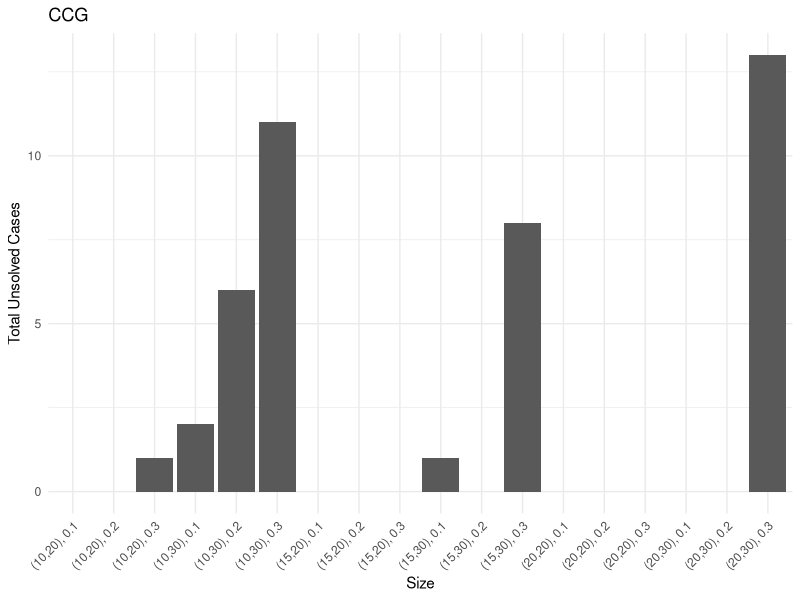
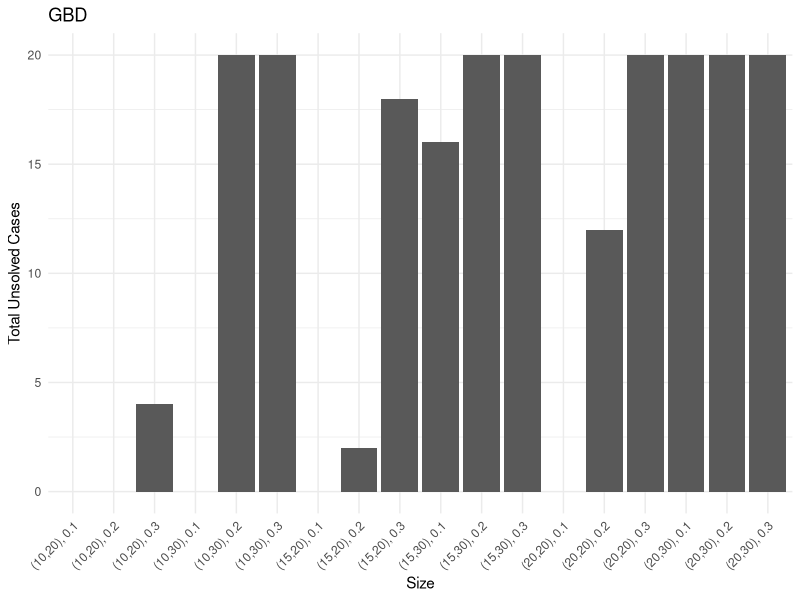
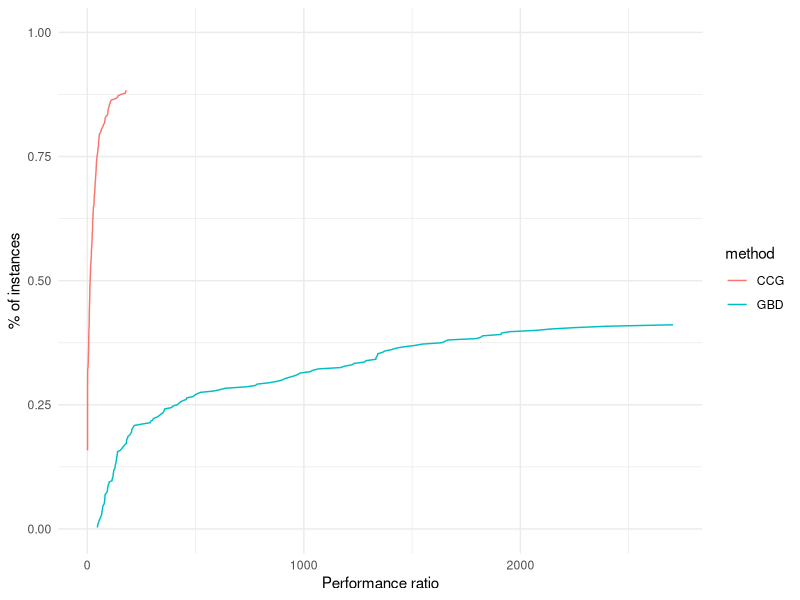
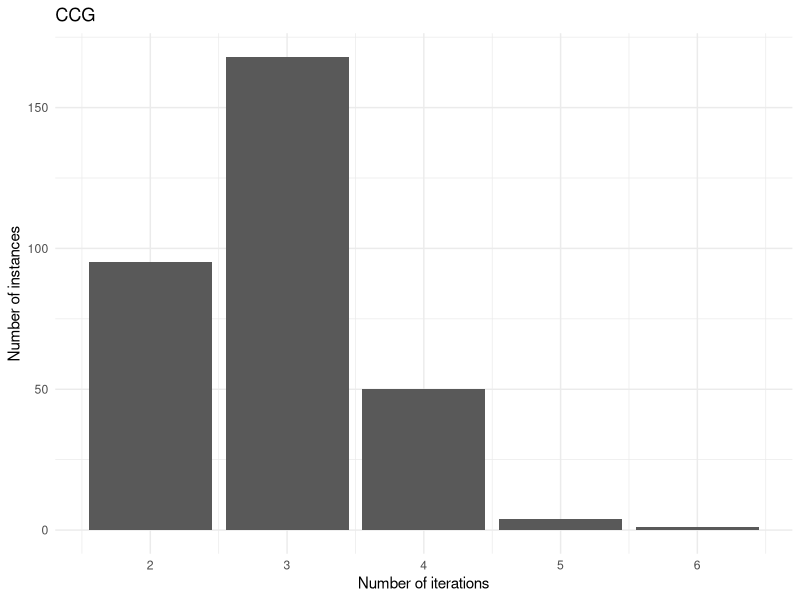
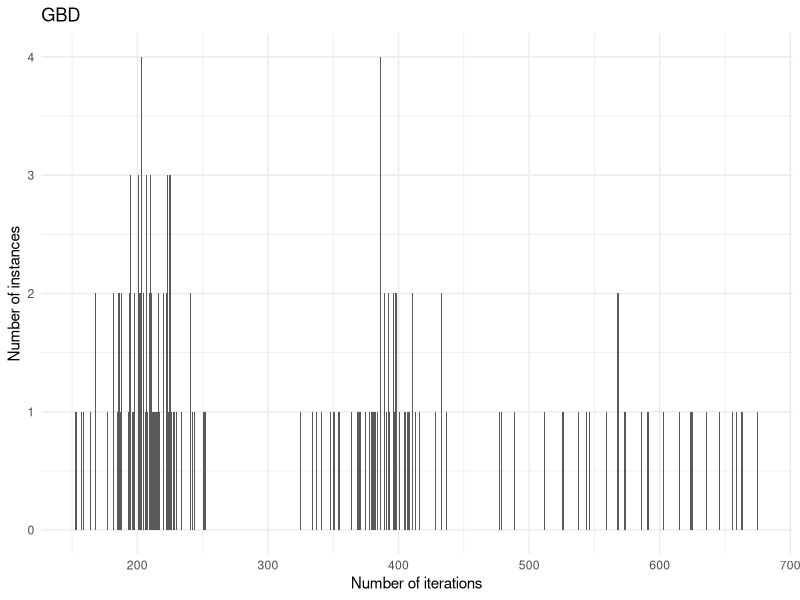
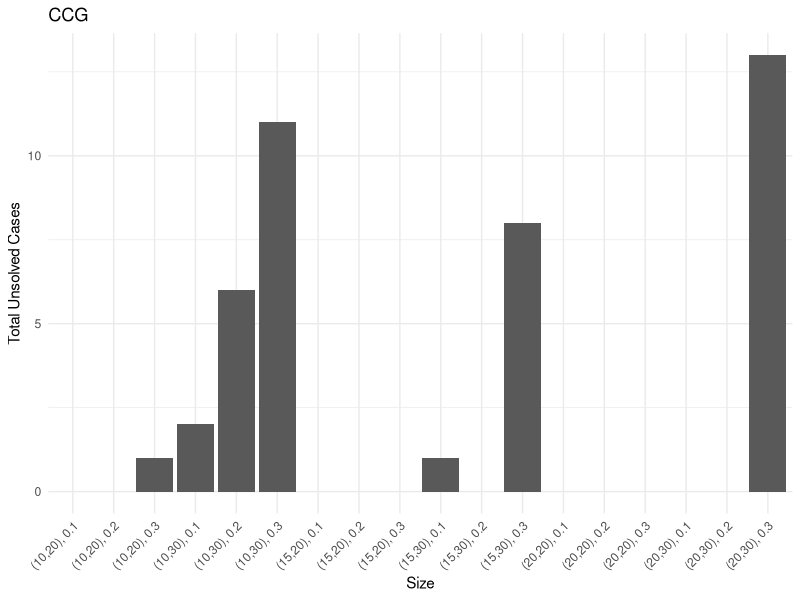
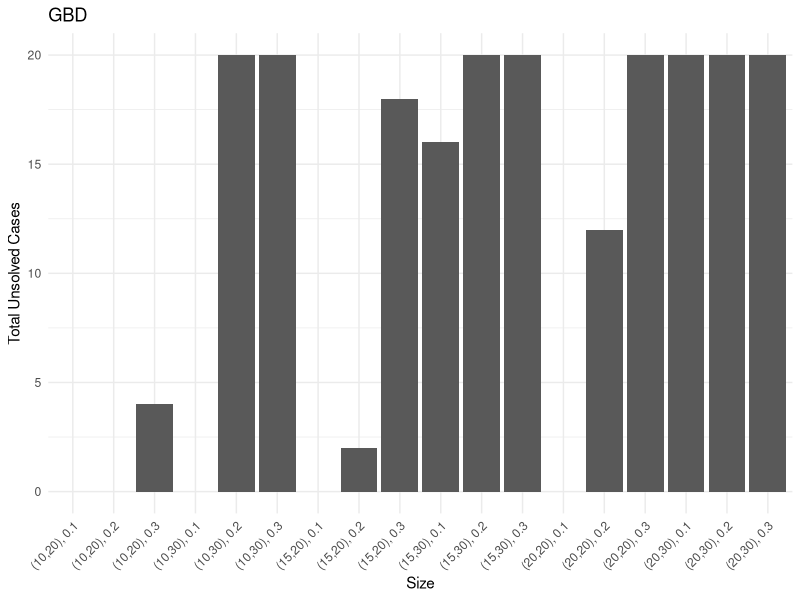
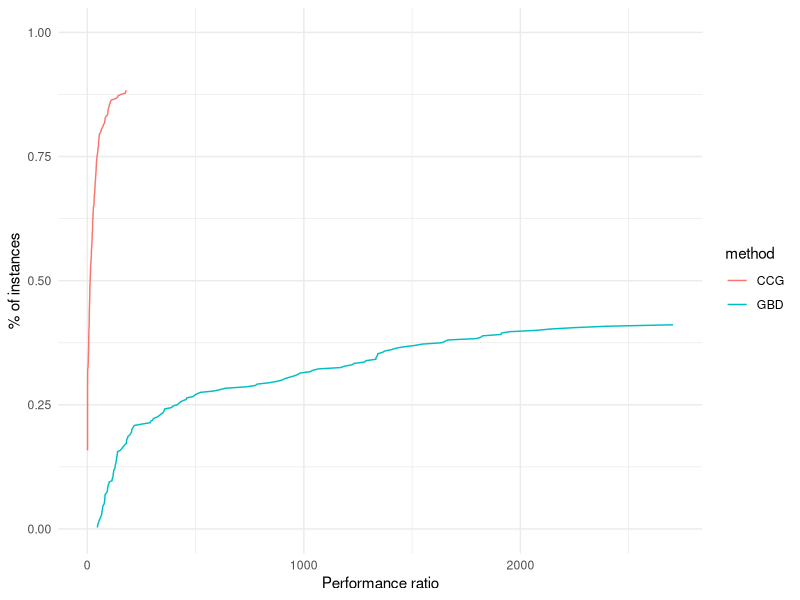

These charts were generated, in order, by the following R code:
## ---- chunk 1
library(rmarkdown)
library(kableExtra)
library(ggplot2)
suppressPackageStartupMessages(library(dplyr))
## ---- chunk 2
results = read.table("./results.csv", header = FALSE, sep = ',')
colnames(results) <- c("tag", "instance", "n_servers", "n_clients", "Gamma", "deviation", "time_limit", "method", "total_time", "master_time", "separation_time", "best_bound", "iteration_count", "fail")
results$tag = NULL
## ---- chunk 3
sum(results$fail)
## ---- chunk 4
results$p = results$Gamma / results$n_clients
results$p = ceiling(results$p / .05) * .05
## ---- chunk 5
results$size = paste0("(", results$n_servers, ",", results$n_clients, "), ", results$p)
## ---- chunk 6
results = results[!(results$n_clients == 40),]
#results = results[!(results$n_servers == 25 & results$n_clients == 25),]
## ---- chunk 7
time_limit = 7200

results$unsolved = results$total_time >= time_limit | results$fail
## ---- chunk 8
paged_table(results)
## ---- chunk 9
for (method in unique(results$method)) {
  
  # Sum of unsolved cases for each size
  sum_unsolved = results[results$method == method,] %>% group_by(size) %>% summarise(total_unsolved = sum(unsolved))
  
  # Create a bar plot
  p = ggplot(sum_unsolved, aes(x = size, y = total_unsolved)) +
    geom_bar(stat = "identity") +
    labs(x = "Size", y = "Total Unsolved Cases", title = method) +
    theme_minimal() +
    theme(axis.text.x = element_text(angle = 45, hjust = 1))
  
  ggsave(paste0("unsolved_", method, ".pdf"), plot = p, width = 10, height = 6)
  
  print(p)
}
## ---- chunk 10
add_performance_ratio = function(dataset, 
                                 criterion_column = "total_time",
                                 unsolved_column = "unsolved",
                                 instance_column = "instance",
                                 solver_column = "solver",
                                 output_column = "performance_ratio") {
  
  # Compute best score for each instance
  best = dataset %>%
    group_by(!!sym(instance_column)) %>%
    mutate(best_solver = min(!!sym(criterion_column)))
  
  # Compute performance ratio for each instance and solver
  result = best %>%
    group_by(!!sym(instance_column), !!sym(solver_column)) %>%
    mutate(!!sym(output_column) := !!sym(criterion_column) / best_solver) %>%
    ungroup()
  
  if (sum(result[,unsolved_column]) > 0) {
    result[result[,unsolved_column] == TRUE,output_column] = max(result[,output_column])
  }

  return (result)
}

plot_performance_profile = function(dataset,
                                    criterion_column,
                                    unsolved_column = "unsolved",
                                    instance_column = "instance",
                                    solver_column = "solver"
                                    ) {
  
  dataset_with_performance_ratios = add_performance_ratio(dataset,
                                                          criterion_column = criterion_column,
                                                          instance_column = instance_column,
                                                          solver_column = solver_column,
                                                          unsolved_column = unsolved_column)
  
  solved_dataset_with_performance_ratios = dataset_with_performance_ratios[!dataset_with_performance_ratios[,unsolved_column],]
  
  compute_performance_profile_point = function(method, data) {
    
    performance_ratios = solved_dataset_with_performance_ratios[solved_dataset_with_performance_ratios[,solver_column] == method,]$performance_ratio
    
    unscaled_performance_profile_point = ecdf(performance_ratios)(data)
    
    n_instances = sum(dataset[,solver_column] == method)
    n_solved_instances = sum(dataset[,solver_column] == method & !dataset[,unsolved_column])
    
    return( unscaled_performance_profile_point * n_solved_instances / n_instances )
  }
  
  perf = solved_dataset_with_performance_ratios %>%
    group_by(!!sym(solver_column)) %>%
    mutate(performance_profile_point = compute_performance_profile_point(unique(!!sym(solver_column)), performance_ratio))
  
  result = ggplot(data = perf, aes(x = performance_ratio, y = performance_profile_point, color = !!sym(solver_column))) +
              geom_line()
  
  return (result)
}

## ---- chunk 11
performance_profile = plot_performance_profile(results, criterion_column = "total_time", solver_column = "method") +
  labs(x = "Performance ratio", y = "% of instances") +
  scale_y_continuous(limits = c(0, 1)) +
  theme_minimal()
print(performance_profile)
ggsave("performance_profile.pdf", plot = performance_profile)
## ---- chunk 12
results_solved = results %>%
  filter(total_time < time_limit) %>%
  group_by(method, n_servers, n_clients, p, deviation) %>%
  summarize(
    solved = n(),
    total_time = mean(total_time),
    master_time = mean(master_time),
    separation_time = mean(separation_time),
    solved_iteration_count = mean(iteration_count),
    .groups = "drop"
  ) %>%
  ungroup()
## ---- chunk 13
results_unsolved <- results %>%
  filter(total_time >= time_limit) %>%
  group_by(method, n_servers, n_clients, p, deviation) %>%
  summarize(
    unsolved = n(),
    unsolved_iteration_count = mean(iteration_count),
    .groups = "drop"
  ) %>%
  ungroup()

## ---- chunk 14
final_result <- merge(results_solved, results_unsolved, by = c("method", "n_servers", "n_clients", "p", "deviation"), all = TRUE)
## ---- chunk 15
final_result[is.na(final_result)] = 0
## ---- chunk 16
knitr::kable(final_result, 
               digits = c(0, 0, 2, 2, 2, 0, 2, 2, 2, 2, 0, 2), 
               col.names = c("Method", "|V_1|", "|V_2|", "p", "dev", "Count", "Total", "Master", "Sepatation", "# Iter", "Count", "# Iter"),
               caption = "Summary table"
             ) %>%
      kable_classic() %>%
      add_header_above(c(" " = 5, "Solved instances" = 5, "Unsolved instances" = 2)
)
## ---- chunk 17
for (method in unique(results$method)) {
  
  p = ggplot(results[results$method == method & results$unsolved == FALSE,], aes(x = iteration_count)) +
    geom_bar() +
    labs(
      title = method,
      x = "Number of iterations",
      y = "Number of instances"
    ) +
    theme_minimal()
    
  print(p) 
}
